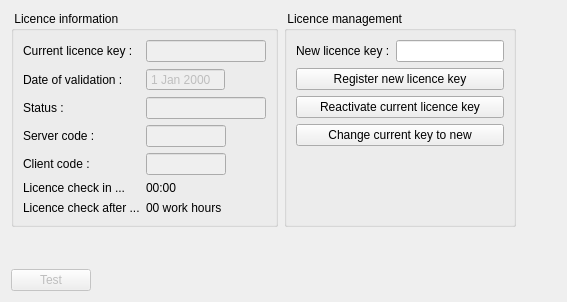
        <widget class="QWidget" name="tabLicence">
         <attribute name="title">
          <string>Licence management</string>
         </attribute>
         <layout class="QVBoxLayout" name="verticalLayout_12">
          <item>
           <layout class="QHBoxLayout" name="horizontalLayout_24">
            <item>
             <layout class="QHBoxLayout" name="horizontalLayout_17">
              <item>
               <widget class="QGroupBox" name="gbLicenceInformation">
                <property name="title">
                 <string> Licence information </string>
                </property>
                <layout class="QFormLayout" name="formLayout">
                 <item row="0" column="0">
                  <widget class="QLabel" name="lblCurrentKey">
                   <property name="text">
                    <string>Current licence key :</string>
                   </property>
                  </widget>
                 </item>
                 <item row="0" column="1">
                  <widget class="QLineEdit" name="ledLicenceKeyCurrent">
                   <property name="enabled">
                    <bool>false</bool>
                   </property>
                  </widget>
                 </item>
                 <item row="1" column="0">
                  <widget class="QLabel" name="lblValidated">
                   <property name="text">
                    <string>Date of validation :</string>
                   </property>
                  </widget>
                 </item>
                 <item row="1" column="1">
                  <layout class="QHBoxLayout" name="horizontalLayout_18">
                   <item>
                    <widget class="QDateEdit" name="deValidated">
                     <property name="enabled">
                      <bool>false</bool>
                     </property>
                     <property name="buttonSymbols">
                      <enum>QAbstractSpinBox::NoButtons</enum>
                     </property>
                    </widget>
                   </item>
                   <item>
                    <spacer name="horizontalSpacer_12">
                     <property name="orientation">
                      <enum>Qt::Horizontal</enum>
                     </property>
                     <property name="sizeHint" stdset="0">
                      <size>
                       <width>40</width>
                       <height>20</height>
                      </size>
                     </property>
                    </spacer>
                   </item>
                  </layout>
                 </item>
                 <item row="3" column="0">
                  <widget class="QLabel" name="lblServerCode">
                   <property name="text">
                    <string>Server code :</string>
                   </property>
                  </widget>
                 </item>
                 <item row="3" column="1">
                  <layout class="QHBoxLayout" name="horizontalLayout_19">
                   <item>
                    <widget class="QLineEdit" name="ledCodeServer">
                     <property name="enabled">
                      <bool>false</bool>
                     </property>
                     <property name="minimumSize">
                      <size>
                       <width>80</width>
                       <height>0</height>
                      </size>
                     </property>
                     <property name="maximumSize">
                      <size>
                       <width>80</width>
                       <height>16777215</height>
                      </size>
                     </property>
                    </widget>
                   </item>
                   <item>
                    <spacer name="horizontalSpacer_13">
                     <property name="orientation">
                      <enum>Qt::Horizontal</enum>
                     </property>
                     <property name="sizeHint" stdset="0">
                      <size>
                       <width>40</width>
                       <height>20</height>
                      </size>
                     </property>
                    </spacer>
                   </item>
                  </layout>
                 </item>
                 <item row="4" column="1">
                  <layout class="QHBoxLayout" name="horizontalLayout_20">
                   <item>
                    <widget class="QLineEdit" name="ledCodeClient">
                     <property name="enabled">
                      <bool>false</bool>
                     </property>
                     <property name="minimumSize">
                      <size>
                       <width>80</width>
                       <height>0</height>
                      </size>
                     </property>
                     <property name="maximumSize">
                      <size>
                       <width>80</width>
                       <height>16777215</height>
                      </size>
                     </property>
                    </widget>
                   </item>
                   <item>
                    <spacer name="horizontalSpacer_14">
                     <property name="orientation">
                      <enum>Qt::Horizontal</enum>
                     </property>
                     <property name="sizeHint" stdset="0">
                      <size>
                       <width>40</width>
                       <height>20</height>
                      </size>
                     </property>
                    </spacer>
                   </item>
                  </layout>
                 </item>
                 <item row="4" column="0">
                  <widget class="QLabel" name="lblClientCode">
                   <property name="text">
                    <string>Client code :</string>
                   </property>
                  </widget>
                 </item>
                 <item row="2" column="0">
                  <widget class="QLabel" name="lblLicenceStatus">
                   <property name="text">
                    <string>Status :</string>
                   </property>
                  </widget>
                 </item>
                 <item row="2" column="1">
                  <widget class="QLineEdit" name="ledLicenceStatus">
                   <property name="enabled">
                    <bool>false</bool>
                   </property>
                  </widget>
                 </item>
                 <item row="6" column="1">
                  <widget class="QLabel" name="lblLicenceCheckValue">
                   <property name="text">
                    <string>00 work hours</string>
                   </property>
                  </widget>
                 </item>
                 <item row="5" column="1">
                  <widget class="QLabel" name="lblLicenceCheckCounterValue">
                   <property name="text">
                    <string>00:00</string>
                   </property>
                  </widget>
                 </item>
                 <item row="6" column="0">
                  <widget class="QLabel" name="lblLicenceCheck">
                   <property name="text">
                    <string>Licence check after ...</string>
                   </property>
                  </widget>
                 </item>
                 <item row="5" column="0">
                  <widget class="QLabel" name="lblLicenceCheckCounter">
                   <property name="text">
                    <string>Licence check in ...</string>
                   </property>
                  </widget>
                 </item>
                </layout>
               </widget>
              </item>
              <item>
               <widget class="QGroupBox" name="gbLicenceActions">
                <property name="title">
                 <string> Licence management </string>
                </property>
                <layout class="QVBoxLayout" name="verticalLayout_13">
                 <item>
                  <layout class="QHBoxLayout" name="horizontalLayout_21">
                   <item>
                    <widget class="QLabel" name="lblLicenceKey">
                     <property name="text">
                      <string>New licence key :</string>
                     </property>
                    </widget>
                   </item>
                   <item>
                    <widget class="QLineEdit" name="ledLicenceKeyNew"/>
                   </item>
                  </layout>
                 </item>
                 <item>
                  <widget class="QPushButton" name="pbRegisterLicence">
                   <property name="text">
                    <string>Register new licence key</string>
                   </property>
                   <property name="icon">
                    <iconset resource="websync.qrc">
                     <normaloff>:/reset_http.png</normaloff>:/reset_http.png</iconset>
                   </property>
                   <property name="iconSize">
                    <size>
                     <width>20</width>
                     <height>20</height>
                    </size>
                   </property>
                  </widget>
                 </item>
                 <item>
                  <widget class="QPushButton" name="pbActivateLicence">
                   <property name="text">
                    <string>Reactivate current licence key</string>
                   </property>
                   <property name="icon">
                    <iconset resource="websync.qrc">
                     <normaloff>:/ok.png</normaloff>:/ok.png</iconset>
                   </property>
                   <property name="iconSize">
                    <size>
                     <width>20</width>
                     <height>20</height>
                    </size>
                   </property>
                  </widget>
                 </item>
                 <item>
                  <widget class="QPushButton" name="pbChangeLicence">
                   <property name="text">
                    <string>Change current key to new</string>
                   </property>
                   <property name="icon">
                    <iconset resource="websync.qrc">
                     <normaloff>:/reset.png</normaloff>:/reset.png</iconset>
                   </property>
                   <property name="iconSize">
                    <size>
                     <width>20</width>
                     <height>20</height>
                    </size>
                   </property>
                  </widget>
                 </item>
                 <item>
                  <spacer name="verticalSpacer_6">
                   <property name="orientation">
                    <enum>Qt::Vertical</enum>
                   </property>
                   <property name="sizeHint" stdset="0">
                    <size>
                     <width>20</width>
                     <height>40</height>
                    </size>
                   </property>
                  </spacer>
                 </item>
                 <item>
                  <layout class="QHBoxLayout" name="horizontalLayout_22">
                   <item>
                    <spacer name="horizontalSpacer_17">
                     <property name="orientation">
                      <enum>Qt::Horizontal</enum>
                     </property>
                     <property name="sizeHint" stdset="0">
                      <size>
                       <width>40</width>
                       <height>20</height>
                      </size>
                     </property>
                    </spacer>
                   </item>
                   <item>
                    <widget class="QLabel" name="lblStatusIconLicenceAction">
                     <property name="minimumSize">
                      <size>
                       <width>20</width>
                       <height>20</height>
                      </size>
                     </property>
                     <property name="maximumSize">
                      <size>
                       <width>20</width>
                       <height>20</height>
                      </size>
                     </property>
                     <property name="text">
                      <string/>
                     </property>
                     <property name="pixmap">
                      <pixmap resource="websync.qrc">:/status_green.png</pixmap>
                     </property>
                     <property name="scaledContents">
                      <bool>true</bool>
                     </property>
                    </widget>
                   </item>
                  </layout>
                 </item>
                </layout>
               </widget>
              </item>
             </layout>
            </item>
            <item>
             <spacer name="horizontalSpacer_15">
              <property name="orientation">
               <enum>Qt::Horizontal</enum>
              </property>
              <property name="sizeHint" stdset="0">
               <size>
                <width>40</width>
                <height>20</height>
               </size>
              </property>
             </spacer>
            </item>
           </layout>
          </item>
          <item>
           <spacer name="verticalSpacer_7">
            <property name="orientation">
             <enum>Qt::Vertical</enum>
            </property>
            <property name="sizeHint" stdset="0">
             <size>
              <width>20</width>
              <height>36</height>
             </size>
            </property>
           </spacer>
          </item>
          <item>
           <layout class="QHBoxLayout" name="horizontalLayout_23">
            <item>
             <widget class="QPushButton" name="pbTest">
              <property name="enabled">
               <bool>false</bool>
              </property>
              <property name="text">
               <string>Test</string>
              </property>
              <property name="icon">
               <iconset resource="websync.qrc">
                <normaloff>:/settings.png</normaloff>:/settings.png</iconset>
              </property>
              <property name="iconSize">
               <size>
                <width>20</width>
                <height>20</height>
               </size>
              </property>
              <property name="autoDefault">
               <bool>false</bool>
              </property>
             </widget>
            </item>
            <item>
             <spacer name="horizontalSpacer_16">
              <property name="orientation">
               <enum>Qt::Horizontal</enum>
              </property>
              <property name="sizeHint" stdset="0">
               <size>
                <width>40</width>
                <height>20</height>
               </size>
              </property>
             </spacer>
            </item>
           </layout>
          </item>
         </layout>
        </widget>
